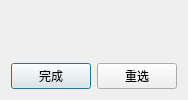
<?xml version="1.0" encoding="UTF-8"?>
<ui version="4.0">
 <class>Dialog</class>
 <widget class="QDialog" name="Dialog">
  <property name="enabled">
   <bool>true</bool>
  </property>
  <property name="geometry">
   <rect>
    <x>0</x>
    <y>0</y>
    <width>150</width>
    <height>100</height>
   </rect>
  </property>
  <property name="sizePolicy">
   <sizepolicy hsizetype="Minimum" vsizetype="Minimum">
    <horstretch>0</horstretch>
    <verstretch>0</verstretch>
   </sizepolicy>
  </property>
  <property name="minimumSize">
   <size>
    <width>0</width>
    <height>0</height>
   </size>
  </property>
  <property name="windowTitle">
   <string>随机点人</string>
  </property>
  <layout class="QGridLayout" name="gridLayout">
   <item row="0" column="0" colspan="2">
    <widget class="QLabel" name="show_l">
     <property name="enabled">
      <bool>true</bool>
     </property>
     <property name="sizePolicy">
      <sizepolicy hsizetype="Minimum" vsizetype="Minimum">
       <horstretch>0</horstretch>
       <verstretch>0</verstretch>
      </sizepolicy>
     </property>
     <property name="text">
      <string/>
     </property>
     <property name="alignment">
      <set>Qt::AlignCenter</set>
     </property>
    </widget>
   </item>
   <item row="1" column="0">
    <widget class="QPushButton" name="ok_pb">
     <property name="text">
      <string>完成</string>
     </property>
    </widget>
   </item>
   <item row="1" column="1">
    <widget class="QPushButton" name="retry_pb">
     <property name="text">
      <string>重选</string>
     </property>
    </widget>
   </item>
  </layout>
 </widget>
 <resources/>
 <connections/>
</ui>
